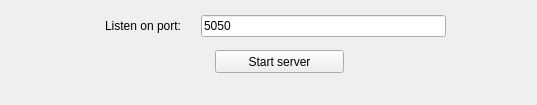
<?xml version="1.0" encoding="UTF-8"?>
<ui version="4.0">
 <class>SetServerSettingsWidget</class>
 <widget class="QWidget" name="SetServerSettingsWidget">
  <property name="geometry">
   <rect>
    <x>0</x>
    <y>0</y>
    <width>537</width>
    <height>105</height>
   </rect>
  </property>
  <property name="windowTitle">
   <string>Form</string>
  </property>
  <widget class="QWidget" name="formLayoutWidget">
   <property name="geometry">
    <rect>
     <x>105</x>
     <y>15</y>
     <width>341</width>
     <height>22</height>
    </rect>
   </property>
   <layout class="QFormLayout" name="formLayout">
    <property name="fieldGrowthPolicy">
     <enum>QFormLayout::AllNonFixedFieldsGrow</enum>
    </property>
    <property name="horizontalSpacing">
     <number>20</number>
    </property>
    <item row="0" column="0">
     <widget class="QLabel" name="label">
      <property name="text">
       <string>Listen on port:</string>
      </property>
     </widget>
    </item>
    <item row="0" column="1">
     <widget class="QLineEdit" name="portNumber">
      <property name="text">
       <string>5050</string>
      </property>
      <property name="maxLength">
       <number>5</number>
      </property>
      <property name="placeholderText">
       <string/>
      </property>
     </widget>
    </item>
   </layout>
  </widget>
  <widget class="QPushButton" name="startServerButton">
   <property name="geometry">
    <rect>
     <x>215</x>
     <y>50</y>
     <width>129</width>
     <height>23</height>
    </rect>
   </property>
   <property name="text">
    <string>Start server</string>
   </property>
  </widget>
 </widget>
 <resources/>
 <connections/>
</ui>
